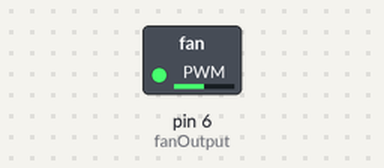
A sketch run on a simulated Arduino Uno, built with avr-gcc and run on an emulated ATmega328P. Parts: switched loads named in the sketch (green lamp = pin HIGH).

Above: at 0.1 s.
Timing chart, 0 to 1.6 s (numbered marks = the images above):
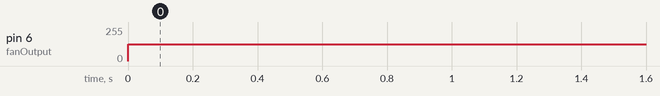

Measured:
- by itself, pin 6 (fanOutput): 0/255 → 127/255 at 0.00 s

The sketch:

FanControl.ino
```cpp
// The frequency of the PWM signal on most pins is approximately
// 490 Hz. On the Uno and similar boards, pins 5 and 6 have
// a frequency of approximately 980 Hz. Pins 3 and 11 on the Leonardo also run at 980 Hz.

const int fanOutput = 6;
const int PWM = 127; // 127 para o PWM = 50 % do Ciclo

void setup() {
  // put your setup code here, to run once:

}

void loop() {
  // put your main code here, to run repeatedly:

analogWrite(fanOutput,PWM);
}
```
